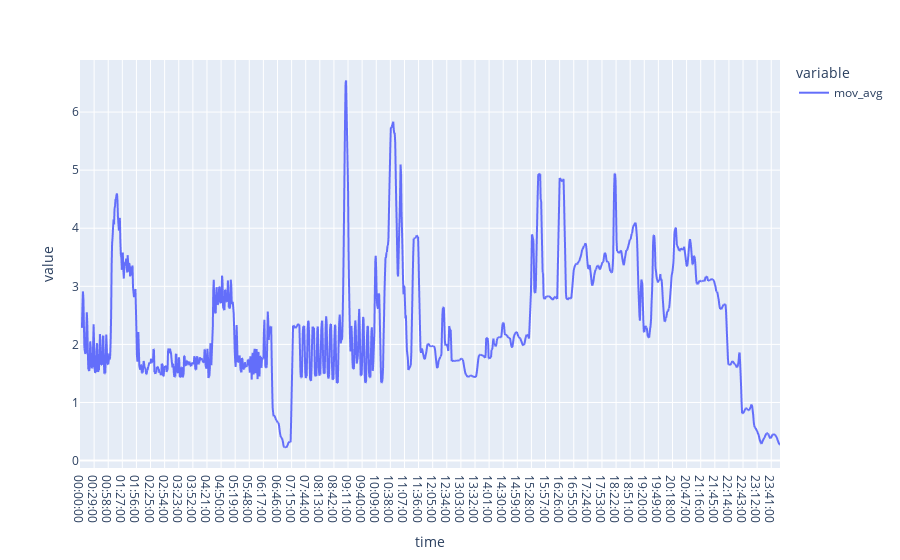

The notebook cell saved with this chart:
### Code cell
# fig = px.line(df2, x='time', y=["mov_avg", 'global_active_power'])
fig = px.line(df2, x='time', y=["mov_avg"])
fig.show()

### Figure 1 — Plotly figure (JSON) as saved in the notebook; plotly's stock layout.template omitted (floating-point values rounded to 4 significant figures; data arrays with more than 128 entries replaced by an {"elided": "..."} marker saying what was removed)
{"data": [{"hovertemplate": "variable=mov_avg<br>time=%{x}<br>value=%{y}<extra></extra>", "legendgroup": "mov_avg", "line": {"color": "#636efa", "dash": "solid"}, "marker": {"symbol": "circle"}, "mode": "lines", "name": "mov_avg", "showlegend": true, "type": "scattergl", "x": {"elided": "1440 str values"}, "xaxis": "x", "y": {"elided": "1440 float values"}, "yaxis": "y"}], "layout": {"legend": {"title": {"text": "variable"}, "tracegroupgap": 0}, "margin": {"t": 60}, "xaxis": {"anchor": "y", "domain": [0, 1], "title": {"text": "time"}}, "yaxis": {"anchor": "x", "domain": [0, 1], "title": {"text": "value"}}}}
